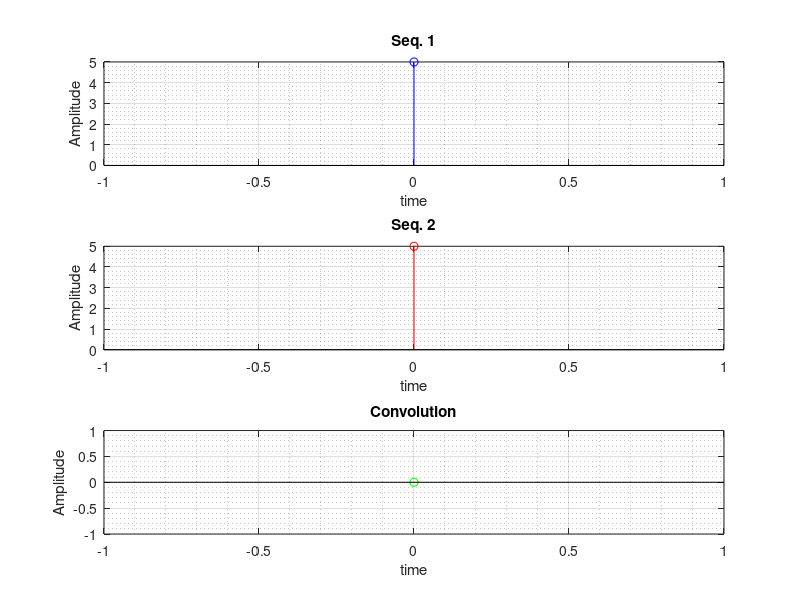

MATLAB code to generate this figure:
% Program for linear convolution of two input sequences : matrix method
clc; clear all;

% Inputs x[n] and h[n]
xn = input('x[n] : ');
hn = input('h[n] : ');

% Plot x[n]
a = length(xn);
t1 = 0:a-1;
figure('Name','Linear Convolution','NumberTitle','off','Color','w')
subplot(3,1,1)
stem(t1,xn,'b'),grid on, grid minor
title('Seq. 1')
xlabel('time')
ylabel('Amplitude')

% Plot h[n]
b = length(hn);
t2 = 0:b-1;
subplot(3,1,2)
stem(t2,hn,'r'),grid on, grid minor
title('Seq. 2')
xlabel('time')
ylabel('Amplitude')

% matrix method
mat = zeros(3,2);
for i = 1:b
    for j = 1:a
        mat(i,j) = xn(j)*hn(i);
    end
end

c = a+b-1;
t3 = 0:c-1;
conv = zeros(1,c);
m = max([a,b]);
n = min([a,b]);

% extracting diagonals
mat2 = flip(mat,2); % now we can use diag()
for i=1:c
    conv(i) = sum(diag(mat2,i-b));
end
conv = flip(conv);

subplot(3,1,3)
stem(t3,conv,'g'),grid on,  grid minor
title('Convolution')
xlabel('time')
ylabel('Amplitude')

print('-clipboard','-dbitmap')